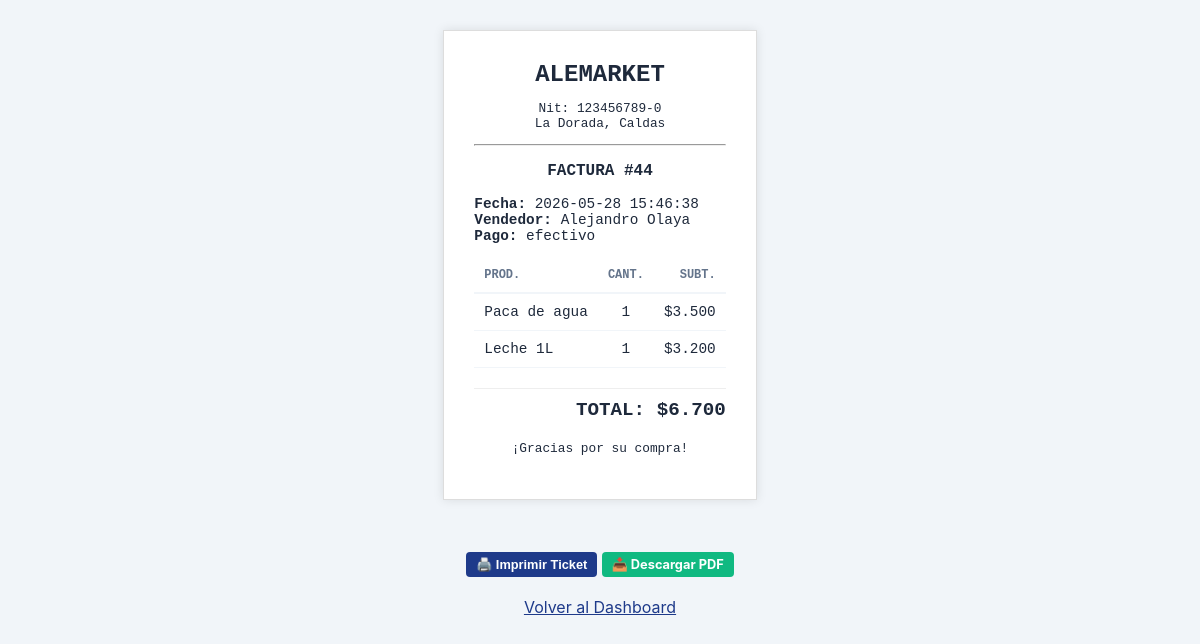
Page /views/factura.php?id=44 (signed in) on the committed database.
### tables this page shows
CREATE TABLE `ventas` (
  `id` int(11) NOT NULL,
  `usuario_id` int(11) NOT NULL,
  `metodo_pago_id` int(11) NOT NULL,
  `total` decimal(10,2) DEFAULT NULL,
  `fecha` timestamp NOT NULL DEFAULT current_timestamp()
);

CREATE TABLE `usuarios` (
  `id` int(11) NOT NULL,
  `nombre` varchar(100) NOT NULL,
  `correo` varchar(150) NOT NULL,
  `usuario` varchar(50) NOT NULL,
  `password` varchar(255) NOT NULL,
  `rol_id` int(11) NOT NULL,
  `estado` tinyint(4) DEFAULT 1,
  `creado_en` timestamp NOT NULL DEFAULT current_timestamp(),
  `token_recuperacion` varchar(100) DEFAULT NULL,
  `token_expiracion` datetime DEFAULT NULL
);

CREATE TABLE `metodos_pago` (
  `id` int(11) NOT NULL,
  `nombre` varchar(50) NOT NULL
);

CREATE TABLE `detalle_ventas` (
  `id` int(11) NOT NULL,
  `venta_id` int(11) NOT NULL,
  `producto_id` int(11) NOT NULL,
  `cantidad` int(11) NOT NULL,
  `precio_unitario` decimal(10,2) DEFAULT NULL,
  `subtotal` decimal(10,2) DEFAULT NULL
);

CREATE TABLE `productos` (
  `id` int(11) NOT NULL,
  `codigo_barras` varchar(50) NOT NULL,
  `nombre` varchar(150) NOT NULL,
  `precio` decimal(10,2) NOT NULL,
  `stock` int(11) DEFAULT 0,
  `actualizado_en` timestamp NOT NULL DEFAULT current_timestamp() ON UPDATE current_timestamp(),
  `estado` tinyint(1) DEFAULT 1
);

### controllers/VentaController.php (called while the page is built, shortened)
<?php
require_once __DIR__ . '/../config/database.php';
require_once __DIR__ . '/../models/Venta.php';
class VentaController {
    private $ventaModel;
    public function __construct() {
        $database = new Database();
        $this->db = $database->getConnection();
        $this->ventaModel = new Venta($this->db);
    }
    public function obtenerVentaPorId($id) {
        return $this->ventaModel->obtenerVentaPorId($id);
    }
    public function obtenerDetalleVenta($id) {
        return $this->ventaModel->obtenerDetalleVenta($id);
    }
}

### config/database.php (called while the page is built, shortened)
<?php
class Database {
    private $host = "localhost";
    private $db_name = "alemarket1";
    private $username = "root";
    private $password = "";
    public function getConnection() {
        $this->conn = null;
        try {
            $this->conn = new PDO(
                "mysql:host=" . $this->host . ";dbname=" . $this->db_name,
                $this->username,
                $this->password
            );
            $this->conn->setAttribute(PDO::ATTR_ERRMODE, PDO::ERRMODE_EXCEPTION);
            $this->conn->exec("set names utf8");
        } catch(PDOException $exception) {
            echo "Error de conexión en alemarket1: " . $exception->getMessage();
        }
        return $this->conn;
    }
}

### models/Venta.php (called while the page is built, shortened)
<?php
class Venta {
    private $conn;
    public function __construct($db) {
        $this->conn = $db;
    }
    public function obtenerVentaPorId($id) {
        $sql = "SELECT v.*, u.nombre as empleado, m.nombre as metodo_pago
                FROM ventas v
                JOIN usuarios u ON v.usuario_id = u.id
                JOIN metodos_pago m ON v.metodo_pago_id = m.id
                WHERE v.id = ?";
        $stmt = $this->conn->prepare($sql);
        $stmt->execute([$id]);
        return $stmt->fetch(PDO::FETCH_ASSOC);
    }
    public function obtenerDetalleVenta($id) {
        $sql = "SELECT dv.*, p.nombre
                FROM detalle_ventas dv
                JOIN productos p ON dv.producto_id = p.id
                WHERE dv.venta_id = ?";
        $stmt = $this->conn->prepare($sql);
        $stmt->execute([$id]);
        return $stmt->fetchAll(PDO::FETCH_ASSOC);
    }
}

### views/factura.php (the view, shortened to what this page needs)
<?php
require_once __DIR__ . '/../controllers/VentaController.php';
$vController = new VentaController();
$id_venta = $_GET['id'];
$infoVenta = $vController->obtenerVentaPorId($id_venta);
$detalles  = $vController->obtenerDetalleVenta($id_venta);
?>
<!DOCTYPE html>
<html lang="es">
<head>
    <link rel="stylesheet" href="./assets/css/estilos.css">
</head>
<body class="dashboard-body">
<div class="main-panel">
    <div class="ticket-preview">
        <div style="text-align:center;">
            <h2 style="margin:0;">ALEMARKET</h2>
            <p style="font-size:0.8rem;">Nit: 123456789-0<br>La Dorada, Caldas</p>
            <hr>
            <p><strong>FACTURA #<?php echo $id_venta; ?></strong></p>
        </div>
        <p style="font-size:0.9rem;">
            <strong>Fecha:</strong> <?php echo $infoVenta['fecha']; ?><br>
            <strong>Vendedor:</strong> <?php echo $infoVenta['empleado']; ?><br>
            <strong>Pago:</strong> <?php echo $infoVenta['metodo_pago']; ?>
        </p>
        <table class="compact-table" style="font-size:0.9rem;">
            <thead>
                <tr>
                    <th>Prod.</th>
                    <th style="text-align:center;">Cant.</th>
                    <th style="text-align:right;">Subt.</th>
                </tr>
            </thead>
            <tbody>
                <?php foreach($detalles as $d): ?>
                <tr>
                    <td><?php echo $d['nombre']; ?></td>
                    <td align="center"><?php echo $d['cantidad']; ?></td>
                    <td align="right">$<?php echo number_format($d['cantidad'] * $d['precio_unitario'], 0, ',', '.'); ?></td>
                </tr>
                <?php endforeach; ?>
            </tbody>
        </table>
        <div style="margin-top:20px; text-align:right; font-size:1.2rem; font-weight:bold; border-top:1px solid #eee; padding-top:10px;">
            TOTAL: $<?php echo number_format($infoVenta['total'], 0, ',', '.'); ?>
        </div>
        <p style="text-align:center; font-size:0.8rem; margin-top:20px;">¡Gracias por su compra!</p>
    </div>
    <div class="text-center no-print" style="text-align:center; margin-top:20px;">
        <button onclick="window.print()" class="btn-panel primary">🖨️ Imprimir Ticket</button>
        <a href="../controllers/ReporteController.php?tipo=factura_individual&id=<?php echo $id_venta; ?>" class="btn-panel" style="background:#10b981; color:white; border:none;">📥 Descargar PDF</a>
        <br><br>
        <a href="dashboard.php" style="color:var(--primary-color);">Volver al Dashboard</a>
    </div>
</div>
</body>
</html>
</body>
</html>

### views/assets/css/estilos.css (style rules this page uses)
:root { --primary-color: #1e3a8a; --secondary-color: #64748b; --success-color: #10b981; --warning-color: #f59e0b; --danger-color: #ef4444; --bg-panel: #f1f5f9; --bg-card: #ffffff; --bg-color: #f1f5f9; --border-color: #e2e8f0; }
*, *::before, *::after { box-sizing: border-box; }
html, body { height: 100%; }
body { font-family: 'Inter', 'Segoe UI', sans-serif; background-color: var(--bg-panel); min-height: 100vh; margin: 0; color: #1e293b; display: flex; flex-direction: column; }
body > .main-panel { flex: 1; min-height: 0; }
.main-panel { width: min(100%, 1440px); max-width: 1440px; margin: 0 auto; padding: 10px 16px; min-height: 100vh; display: flex; flex-direction: column; gap: 12px; box-sizing: border-box; }
table { width: 100%; border-collapse: collapse; font-size: 0.8rem; }
table th { text-align: left; color: #64748b; padding: 8px; border-bottom: 2px solid #f1f5f9; }
table td { padding: 8px; border-bottom: 1px solid #f1f5f9; }
.btn-panel { display: inline-block; padding: 5px 10px; border-radius: 4px; text-decoration: none; font-size: 0.8rem; font-weight: bold; border: 1px solid var(--border-color); transition: 0.2s; cursor: pointer; }
.btn-panel.primary { background: var(--primary-color); color: white; border: none; }
.compact-table { width: 100%; border-collapse: collapse; font-size: 0.85rem; }
.compact-table th { text-align: left; color: var(--secondary-color); padding: 10px; border-bottom: 2px solid var(--bg-color); text-transform: uppercase; font-size: 0.75rem; }
.compact-table td { padding: 10px; border-bottom: 1px solid var(--bg-color); }
.compact-table tbody tr { transition: background 0.2s; }
table th:last-child, table td:last-child { text-align: right; }

### views/factura.php (style rules this page uses)
.ticket-preview { max-width: 400px; margin: 20px auto; background: white; padding: 30px; border: 1px solid #ddd; box-shadow: 0 0 10px rgba(0,0,0,0.1); font-family: 'Courier New', Courier, monospace; }

### rows in the picture
ventas: fecha "2026-05-28 15:46:38", usuario.nombre "Alejandro Olaya", metodo_pago.nombre "efectivo", total "6.700"
detalle_ventas: producto.nombre "Paca de agua", cantidad "1", $d['cantidad'] * $d['precio_unitario'] "3.500"
detalle_ventas: producto.nombre "Leche 1L", cantidad "1", $d['cantidad'] * $d['precio_unitario'] "3.200"

### other values in the picture
$id_venta "44"
